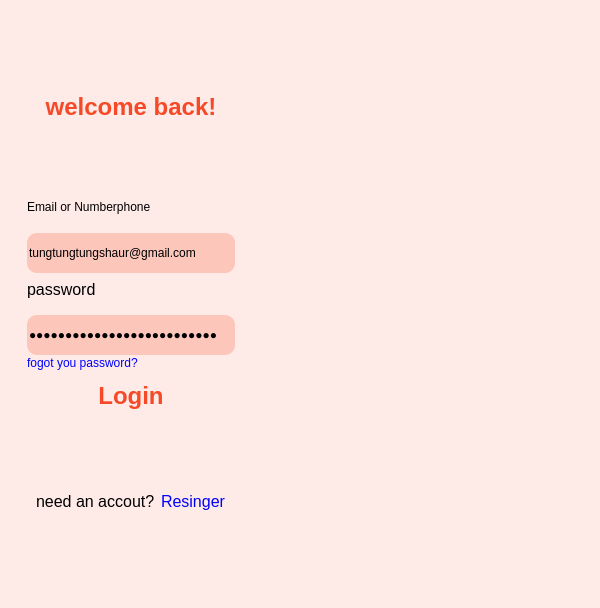
<?xml version="1.0" encoding="UTF-8"?>
<ui version="4.0">
 <class>MainWindow</class>
 <widget class="QMainWindow" name="MainWindow">
  <property name="geometry">
   <rect>
    <x>0</x>
    <y>0</y>
    <width>600</width>
    <height>608</height>
   </rect>
  </property>
  <property name="sizePolicy">
   <sizepolicy hsizetype="Fixed" vsizetype="Fixed">
    <horstretch>0</horstretch>
    <verstretch>0</verstretch>
   </sizepolicy>
  </property>
  <property name="minimumSize">
   <size>
    <width>600</width>
    <height>300</height>
   </size>
  </property>
  <property name="maximumSize">
   <size>
    <width>600</width>
    <height>608</height>
   </size>
  </property>
  <property name="font">
   <font>
    <kerning>true</kerning>
   </font>
  </property>
  <property name="windowTitle">
   <string>MainWindow</string>
  </property>
  <property name="animated">
   <bool>true</bool>
  </property>
  <widget class="QWidget" name="centralwidget">
   <property name="styleSheet">
    <string notr="true">#centralwidget {
	background: #FEEBE7;
}

#title {
	color: #F54927;
}

#email, #password {
	background: #FCC6BB;
	border: none;
	outline: none;
	border-radius: 10px;
	min-height: 40px;
}

#login {
	color: #F54927;
	border: none;
	outline: none;
	border-radius: 10px;
	min-height: 40px;
}

#login:hover {
	color: #FEEBE7;
	background: #F54927;
}

#forgot_pass, #nav_register {
	color: blue;
	background: transparent;
	border: none;
	outline: none;	
	text-align: left; 
}</string>
   </property>
   <layout class="QHBoxLayout" name="horizontalLayout">
    <item>
     <widget class="QWidget" name="widget_4" native="true">
      <layout class="QHBoxLayout" name="horizontalLayout_3">
       <item>
        <widget class="QWidget" name="widget" native="true">
         <property name="sizePolicy">
          <sizepolicy hsizetype="Fixed" vsizetype="Preferred">
           <horstretch>0</horstretch>
           <verstretch>0</verstretch>
          </sizepolicy>
         </property>
         <layout class="QVBoxLayout" name="verticalLayout">
          <item>
           <widget class="QLabel" name="title">
            <property name="font">
             <font>
              <pointsize>18</pointsize>
              <weight>75</weight>
              <bold>true</bold>
             </font>
            </property>
            <property name="text">
             <string>welcome back!</string>
            </property>
            <property name="alignment">
             <set>Qt::AlignCenter</set>
            </property>
           </widget>
          </item>
          <item>
           <widget class="QLabel" name="label_3">
            <property name="minimumSize">
             <size>
              <width>0</width>
              <height>30</height>
             </size>
            </property>
            <property name="maximumSize">
             <size>
              <width>16777215</width>
              <height>30</height>
             </size>
            </property>
            <property name="font">
             <font>
              <family>Arial</family>
             </font>
            </property>
            <property name="text">
             <string>Email or Numberphone</string>
            </property>
           </widget>
          </item>
          <item>
           <widget class="QLineEdit" name="email">
            <property name="minimumSize">
             <size>
              <width>0</width>
              <height>40</height>
             </size>
            </property>
            <property name="maximumSize">
             <size>
              <width>16777215</width>
              <height>30</height>
             </size>
            </property>
            <property name="text">
             <string>tungtungtungshaur@gmail.com</string>
            </property>
           </widget>
          </item>
          <item>
           <widget class="QLabel" name="label_5">
            <property name="minimumSize">
             <size>
              <width>0</width>
              <height>30</height>
             </size>
            </property>
            <property name="maximumSize">
             <size>
              <width>16777215</width>
              <height>30</height>
             </size>
            </property>
            <property name="font">
             <font>
              <family>Arial</family>
              <pointsize>12</pointsize>
             </font>
            </property>
            <property name="text">
             <string>password</string>
            </property>
           </widget>
          </item>
          <item>
           <widget class="QLineEdit" name="password">
            <property name="minimumSize">
             <size>
              <width>0</width>
              <height>40</height>
             </size>
            </property>
            <property name="maximumSize">
             <size>
              <width>16777215</width>
              <height>30</height>
             </size>
            </property>
            <property name="text">
             <string>23223324234333333333333333</string>
            </property>
            <property name="echoMode">
             <enum>QLineEdit::Password</enum>
            </property>
           </widget>
          </item>
          <item>
           <widget class="QPushButton" name="forgot_pass">
            <property name="text">
             <string>fogot you password?</string>
            </property>
           </widget>
          </item>
          <item>
           <widget class="QPushButton" name="login">
            <property name="font">
             <font>
              <family>Arial</family>
              <pointsize>18</pointsize>
              <weight>75</weight>
              <bold>true</bold>
             </font>
            </property>
            <property name="text">
             <string>Login</string>
            </property>
           </widget>
          </item>
          <item>
           <widget class="QWidget" name="widget_3" native="true">
            <layout class="QHBoxLayout" name="horizontalLayout_2" stretch="0,0">
             <item>
              <widget class="QLabel" name="label_4">
               <property name="minimumSize">
                <size>
                 <width>0</width>
                 <height>30</height>
                </size>
               </property>
               <property name="maximumSize">
                <size>
                 <width>16777215</width>
                 <height>30</height>
                </size>
               </property>
               <property name="font">
                <font>
                 <family>Arial</family>
                 <pointsize>12</pointsize>
                </font>
               </property>
               <property name="text">
                <string>need an accout?</string>
               </property>
              </widget>
             </item>
             <item>
              <widget class="QPushButton" name="nav_register">
               <property name="font">
                <font>
                 <family>Arial</family>
                 <pointsize>12</pointsize>
                </font>
               </property>
               <property name="text">
                <string>Resinger</string>
               </property>
              </widget>
             </item>
            </layout>
           </widget>
          </item>
         </layout>
        </widget>
       </item>
       <item>
        <widget class="QLabel" name="label_6">
         <property name="maximumSize">
          <size>
           <width>16777215</width>
           <height>16777215</height>
          </size>
         </property>
         <property name="contextMenuPolicy">
          <enum>Qt::DefaultContextMenu</enum>
         </property>
         <property name="whatsThis">
          <string/>
         </property>
         <property name="layoutDirection">
          <enum>Qt::LeftToRight</enum>
         </property>
         <property name="text">
          <string/>
         </property>
         <property name="pixmap">
          <pixmap>qr.svg</pixmap>
         </property>
         <property name="scaledContents">
          <bool>true</bool>
         </property>
         <property name="alignment">
          <set>Qt::AlignCenter</set>
         </property>
        </widget>
       </item>
      </layout>
     </widget>
    </item>
   </layout>
  </widget>
 </widget>
 <resources/>
 <connections/>
</ui>
